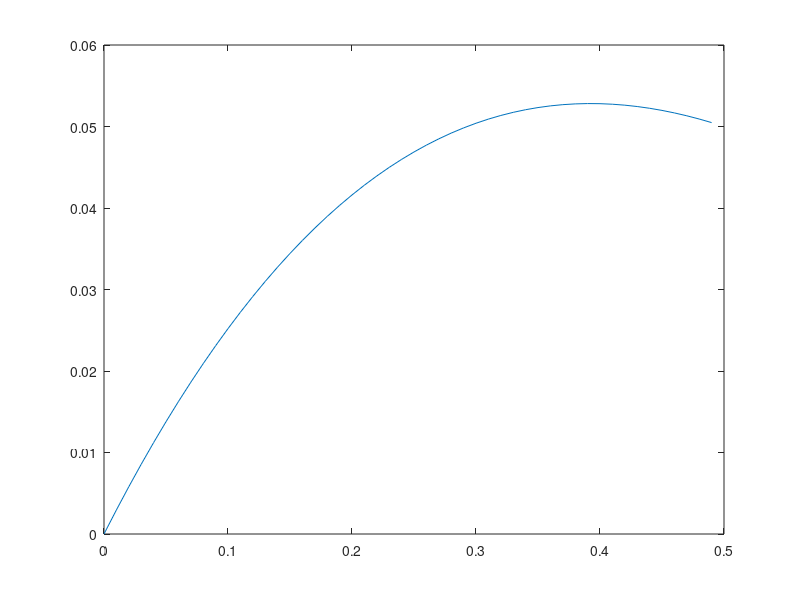

MATLAB code to generate this figure:
close all

% explicit cubic Bezier curve:
Tstance = 0:0.01:1;
t = Tstance(1:floor(end/2));
a0 = 0;
a1 = 0.1;
a2 = 0.1;
a3 = 0;
Bez = (1-t).^3.*a0 + 3*(1-t).^2.*t*a1 + (1-t).*t.^2*a2 + t.^3*a3;
plot(t,Bez)